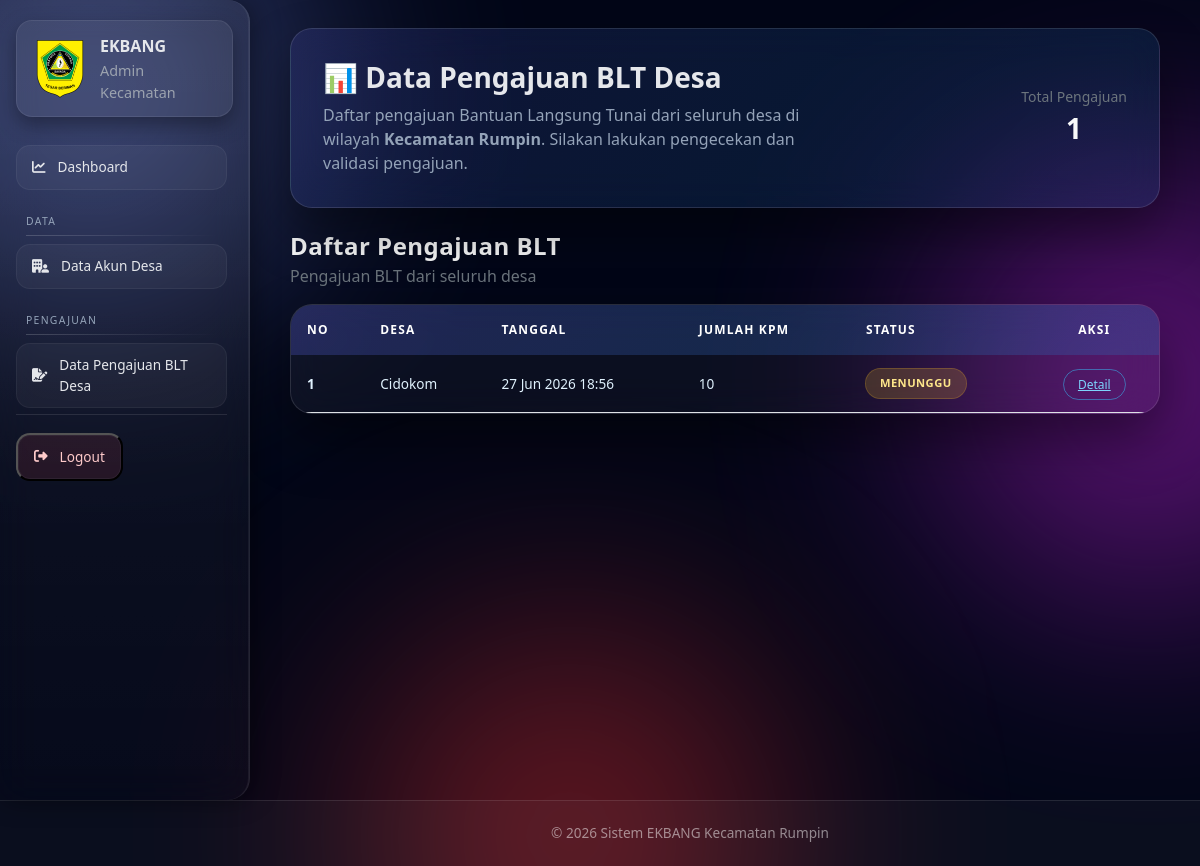
Page /kecamatan/pengajuan/ (signed in) on the committed database.
### ekbang/models.py (models this page shows, shortened)
class PengajuanBLT(models.Model):
    desa = models.ForeignKey(Desa, on_delete=models.CASCADE, related_name='pengajuan')
    divalidasi_oleh = models.ForeignKey(
        AdminKecamatan, on_delete=models.SET_NULL, null=True, blank=True,
        related_name='pengajuan_divalidasi'
    )
    noSK = models.CharField(max_length=70)
    fileSK = models.FileField(
        upload_to='SK_BLT/',
        validators=[FileExtensionValidator(['doc', 'docx', 'xls', 'xlsx', 'pdf'])]
    )
    file_hasil_saw = models.FileField(
        upload_to='saw/',
        validators=[FileExtensionValidator(['doc', 'docx', 'xls', 'xlsx', 'pdf'])]
    )
    jumlah_dana = models.IntegerField()
    perbulan = models.IntegerField()
    jumlah_kpm = models.IntegerField()
    tahap = models.CharField(max_length=20)
    tahun = models.IntegerField()
    status = models.CharField(
        max_length=20,
        choices=[('pending', 'Pending'), ('valid', 'Valid'), ('tidak_valid', 'Tidak Valid')],
        default='pending'
    )
    catatan = models.TextField(blank=True, null=True)
    tanggal_validasi = models.DateTimeField(null=True, blank=True)
    created_at = models.DateTimeField(auto_now_add=True)

class Desa(models.Model):
    user = models.OneToOneField(User, on_delete=models.CASCADE, related_name='desa')
    dibuat_oleh = models.ForeignKey(
        AdminKecamatan, on_delete=models.CASCADE, related_name='desa_dibuat',
        help_text='Admin kecamatan yang membuat akun desa'
    )
    nama_desa = models.CharField(max_length=100)
    kecamatan = models.CharField(max_length=100)
    alamat_kantor = models.TextField()
    created_at = models.DateTimeField(auto_now_add=True)

### ekbang/proses/decorators.py (the view)
        def wrapper(request, *args, **kwargs):
            if role == 'kecamatan':
                if not hasattr(request.user, 'admin_kecamatan'):
                    messages.error(request, 'Anda tidak punya akses')
                    return redirect('login')
            elif role == 'desa':
                if not hasattr(request.user, 'desa'):
                    messages.error(request, 'Anda tidak punya akses')
                    return redirect('login')
            else:
                messages.error(request, 'Role tidak dikenali')
                return redirect('login')
            return view_func(request, *args, **kwargs)

### ekbang/views/kecamatan.py (called while the page is built)
@login_required
@role_required('kecamatan')
def pengajuan_list(request):
    pengajuan = PengajuanBLT.objects.select_related('desa').order_by('-created_at')
    return render(request, 'kecamatan/pengajuan_list.html', {
        'pengajuan': pengajuan
    })

### ekbang/templates/kecamatan/pengajuan_list.html (shortened to what this page needs)
{% extends 'base/base_kec.html' %}
{% load static %}
{% block extra_css %}
<link rel="stylesheet" href="{% static 'css/kecamatan/pengajuan_list.css' %}">
{% endblock %}
{% block content %}
<div class="container-fluid">
    <div class="hero mb-4">
        <div class="row align-items-center">
            <div class="col-md-8">
                <h3>📊 Data Pengajuan BLT Desa</h3>
                <p class="mb-0">
                    Daftar pengajuan Bantuan Langsung Tunai dari seluruh desa
                    di wilayah <b>Kecamatan Rumpin</b>.
                    Silakan lakukan pengecekan dan validasi pengajuan.
                </p>
            </div>
            <div class="col-md-4 text-md-end mt-3 mt-md-0">
                <div class="d-inline-block text-center">
                    <div class="text-secondary small">Total Pengajuan</div>
                    <div class="fs-3 fw-bold text-light">
                        {{ pengajuan|length }}
                    </div>
                </div>
            </div>
        </div>
    </div>
    <div class="d-flex justify-content-between align-items-center mb-3">
        <div>
            <h4 class="page-title text-light mb-1">Daftar Pengajuan BLT</h4>
            <p class="text-secondary mb-0">
                Pengajuan BLT dari seluruh desa
            </p>
        </div>
    </div>
<div class="table-glass">
    <div class="table-responsive">
        <table class="table align-middle">
            <thead>
                <tr>
                    <th>No</th>
                    <th>Desa</th>
                    <th>Tanggal</th>
                    <th>Jumlah KPM</th>
                    <th>Status</th>
                    <th class="text-center">Aksi</th>
                </tr>
            </thead>
            <tbody>
            {% for p in pengajuan %}
                <tr>
                    <td class="fw-semibold">{{ forloop.counter }}</td>
                    <td>{{ p.desa.nama_desa }}</td>
                    <td>{{ p.created_at|date:"d M Y H:i" }}</td>
                    <td>{{ p.jumlah_kpm }}</td>
                    <td>
                        {% if p.status == 'pending' %}
                            <span class="badge-status badge-pending">MENUNGGU</span>
                        {% elif p.status == 'valid' %}
                            <span class="badge-status badge-valid">VALID</span>
                        {% else %}
                            <span class="badge-status badge-invalid">DITOLAK</span>
                        {% endif %}
                    </td>
                    <td class="text-center">
                        <a href="{% url 'kecamatan_pengajuan_detail' p.id %}"
                           class="btn-detail">
                            Detail
                        </a>
                    </td>
                </tr>
            {% empty %}
                <tr>
                    <td colspan="6" class="text-center py-4 text-secondary">
                        Belum ada pengajuan BLT
                    </td>
                </tr>
            {% endfor %}
            </tbody>
        </table>
    </div>
</div>
</div>
{% endblock %}

### ekbang/static/css/kecamatan/pengajuan_list.css (style rules this page uses)
.page-title { font-weight: 700; letter-spacing: 0.5px; }
.hero { background: linear-gradient( 135deg, rgba(99,102,241,0.15), rgba(14,165,233,0.12) ); border: 1px solid rgba(255,255,255,0.12); backdrop-filter: blur(18px); border-radius: 22px; padding: 32px; box-shadow: 0 25px 50px rgba(0,0,0,0.4); }
.hero h3 { font-weight: 700; color: #e5e7eb; }
.hero p { color: #94a3b8; max-width: 720px; }
.table-glass { background: rgba(255,255,255,0.04); backdrop-filter: blur(18px); border-radius: 22px; border: 1px solid rgba(255,255,255,0.12); box-shadow: 0 25px 55px rgba(0,0,0,0.45); overflow: hidden; }
.table { margin-bottom: 0; color: #e5e7eb; }
.table thead { background: linear-gradient( 135deg, rgba(99,102,241,0.25), rgba(14,165,233,0.18) ); }
.table thead th { background: transparent; border: none; font-size: 0.75rem; text-transform: uppercase; letter-spacing: 0.1em; padding: 16px; color: white; white-space: nowrap; }
.table tbody tr { background: transparent; transition: all .25s ease; }
.table tbody td { background: transparent; color: #e0f2fe; padding: 14px 16px; font-size: 0.85rem; }
.badge-status { display: inline-block; padding: 6px 16px; border-radius: 999px; font-size: 0.7rem; font-weight: 600; letter-spacing: .06em; }
.badge-pending { background: rgba(251,191,36,0.2); color: #fde68a; box-shadow: 0 0 0 1px rgba(251,191,36,0.35); }
.btn-detail { padding: 6px 14px; font-size: 0.75rem; border-radius: 999px; border: 1px solid rgba(56,189,248,0.5); color: #7dd3fc; background: transparent; transition: all .25s ease; }
.badge-status { padding: 6px 14px; border-radius: 999px; font-size: 0.7rem; font-weight: 600; letter-spacing: .04em; }
.badge-pending { background: rgba(251,191,36,0.18); color: #fde68a; }

### rows in the picture
PengajuanBLT: desa.nama_desa "Cidokom", created_at "27 Jun 2026 18:56", jumlah_kpm "10", status "MENUNGGU"

### other values in the picture
{{ pengajuan|length }} "1"
